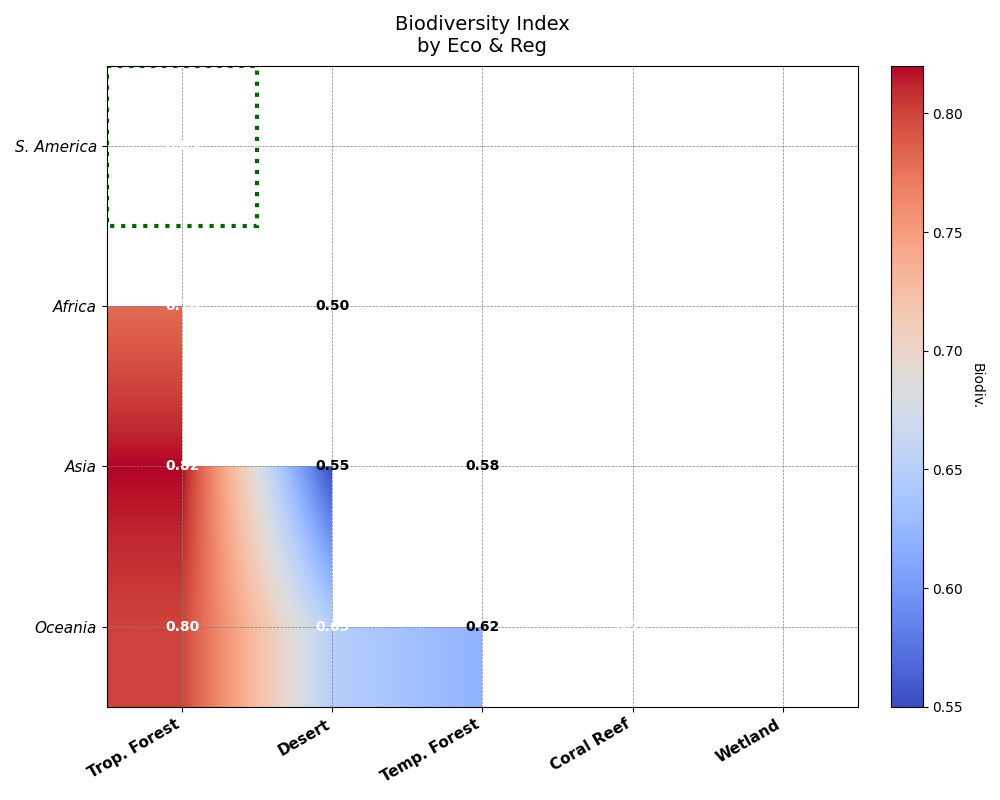

Source code (Python):
import matplotlib.pyplot as plt
import numpy as np
import matplotlib.patches as mpatches

biodiversity_data = np.array([
    [0.85, 0.75, 0.60, 0.70, 0.65],
    [0.78, 0.50, 0.55, 0.68, 0.60],
    [0.82, 0.55, 0.58, 0.75, 0.68],
    [0.80, 0.65, 0.62, 0.72, 0.66]
])

ecosystems = ["Trop. Forest", "Desert", "Temp. Forest", "Coral Reef", "Wetland"]
regions = ["S. America", "Africa", "Asia", "Oceania"]

fig, ax1 = plt.subplots(figsize=(10, 8))

# Create a mask to display only the lower triangle (including the diagonal)
mask = np.triu(np.ones_like(biodiversity_data, dtype=bool))

# Use masked array to set the upper triangle to be invisible
masked_data = np.ma.masked_where(mask, biodiversity_data)

# Triangle heatmap
cax = ax1.imshow(masked_data, cmap='coolwarm', aspect='auto', interpolation='bilinear')
cbar = fig.colorbar(cax, ax=ax1, fraction=0.046, pad=0.04)
cbar.set_label('Biodiv.', rotation=270, labelpad=15)

ax1.set_xticks(np.arange(len(ecosystems)))
ax1.set_yticks(np.arange(len(regions)))
ax1.set_xticklabels(ecosystems, rotation=30, ha="right", fontsize=11, fontweight='bold')
ax1.set_yticklabels(regions, fontsize=11, fontstyle='italic')
ax1.set_title('Biodiversity Index\nby Eco & Reg', pad=10, fontsize=14)

# Annotate the cells in the lower triangle
for i in range(len(regions)):
    for j in range(len(ecosystems)):
        if i >= j:  # Only annotate the lower triangle
            value = biodiversity_data[i, j]
            color = 'black' if value < 0.65 else 'white'
            ax1.text(j, i, f'{value:.2f}', ha='center', va='center', color=color, fontweight='bold')

highlight_index = np.argmax(biodiversity_data)
highlight_x, highlight_y = np.unravel_index(highlight_index, biodiversity_data.shape)

# Highlight condition for lower triangle only
if highlight_x >= highlight_y:
    highlight_patch = mpatches.Rectangle((highlight_y - 0.5, highlight_x - 0.5), 1, 1, fill=False, edgecolor='darkgreen', linewidth=3, linestyle=':')
    ax1.add_patch(highlight_patch)

ax1.grid(visible=True, color='gray', linestyle='--', linewidth=0.5)

plt.tight_layout()

plt.show()
